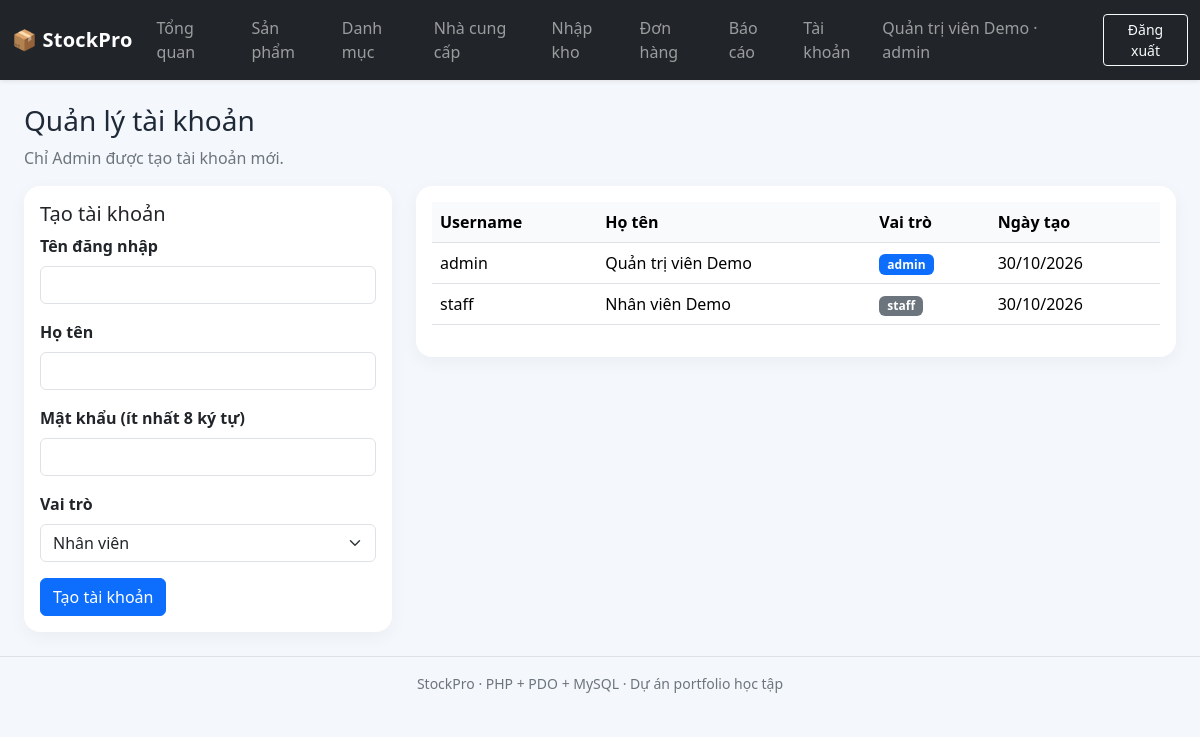
The app's page /public/users.php (signed in) with its own data.
### tables this page shows
CREATE TABLE users (
 id BIGINT UNSIGNED AUTO_INCREMENT PRIMARY KEY,
 username VARCHAR(40) NOT NULL UNIQUE,
 password_hash VARCHAR(255) NOT NULL,
 full_name VARCHAR(120) NOT NULL,
 role ENUM('admin','staff') NOT NULL DEFAULT 'staff',
 is_active TINYINT(1) NOT NULL DEFAULT 1,
 created_at TIMESTAMP NOT NULL DEFAULT CURRENT_TIMESTAMP
);

### app/helpers.php (called while the page is built, shortened)
<?php
function e(mixed $value): string {
    return htmlspecialchars((string)$value, ENT_QUOTES | ENT_SUBSTITUTE, 'UTF-8');
}
function current_user(): array { return $_SESSION['user'] ?? []; }

### public/users.php (the view, shortened to what this page needs)
<?php
require_once __DIR__.'/../config/config.php';require_once __DIR__.'/../app/helpers.php';require_role('admin');$pdo=db();
$rows=$pdo->query('SELECT id,username,full_name,role,is_active,created_at FROM users ORDER BY id')->fetchAll();$pageTitle='Tài khoản';require __DIR__.'/../app/layout/header.php';?>
<div class="page-heading mb-3"><div><h1 class="h3">Quản lý tài khoản</h1><p class="text-secondary mb-0">Chỉ Admin được tạo tài khoản mới.</p></div></div><div class="row g-4"><div class="col-12 col-lg-4"><div class="card"><div class="card-body"><h2 class="h5">Tạo tài khoản</h2><form method="post"><input type="hidden" name="csrf_token" value="<?=e(csrf_token())?>"><div class="mb-3"><label class="form-label">Tên đăng nhập</label><input name="username" class="form-control" minlength="3" maxlength="40" required></div><div class="mb-3"><label class="form-label">Họ tên</label><input name="full_name" class="form-control" required></div><div class="mb-3"><label class="form-label">Mật khẩu (ít nhất 8 ký tự)</label><input type="password" name="password" class="form-control" minlength="8" required></div><div class="mb-3"><label class="form-label">Vai trò</label><select name="role" class="form-select"><option value="staff">Nhân viên</option><option value="admin">Admin</option></select></div><button class="btn btn-primary">Tạo tài khoản</button></form></div></div></div><div class="col-12 col-lg-8"><div class="card"><div class="card-body"><div class="table-responsive"><table class="table"><thead><tr><th>Username</th><th>Họ tên</th><th>Vai trò</th><th>Ngày tạo</th></tr></thead><tbody><?php foreach($rows as $u):?><tr><td><?=e($u['username'])?></td><td><?=e($u['full_name'])?></td><td><span class="badge text-bg-<?=$u['role']==='admin'?'primary':'secondary'?>"><?=e($u['role'])?></span></td><td><?=e(date('d/m/Y',strtotime($u['created_at'])))?></td></tr><?php endforeach;?></tbody></table></div></div></div></div></div><?php require __DIR__.'/../app/layout/footer.php';?>

### app/layout/header.php (shortened to what this page needs)
<?php
require_once __DIR__ . '/../helpers.php';
$user = current_user();
?>
<!doctype html>
<html lang="vi">
<head>
<link href="https://cdn.jsdelivr.net/npm/bootstrap@5.3.3/dist/css/bootstrap.min.css" rel="stylesheet">
<link href="<?= e(BASE_URL) ?>/assets/app.css" rel="stylesheet">
</head>
<body>
<nav class="navbar navbar-expand-lg navbar-dark bg-dark shadow-sm">
 <div class="container-fluid">
  <a class="navbar-brand fw-bold" href="<?= e(BASE_URL) ?>/index.php">📦 StockPro</a>
  <div class="collapse navbar-collapse" id="navMain">
   <?php if ($user): ?>
   <ul class="navbar-nav me-auto">
    <li class="nav-item"><a class="nav-link" href="<?= e(BASE_URL) ?>/index.php">Tổng quan</a></li>
    <li class="nav-item"><a class="nav-link" href="<?= e(BASE_URL) ?>/products.php">Sản phẩm</a></li>
    <li class="nav-item"><a class="nav-link" href="<?= e(BASE_URL) ?>/categories.php">Danh mục</a></li>
    <li class="nav-item"><a class="nav-link" href="<?= e(BASE_URL) ?>/suppliers.php">Nhà cung cấp</a></li>
    <li class="nav-item"><a class="nav-link" href="<?= e(BASE_URL) ?>/purchases.php">Nhập kho</a></li>
    <li class="nav-item"><a class="nav-link" href="<?= e(BASE_URL) ?>/orders.php">Đơn hàng</a></li>
    <li class="nav-item"><a class="nav-link" href="<?= e(BASE_URL) ?>/reports.php">Báo cáo</a></li>
    <?php if ($user['role'] === 'admin'): ?><li class="nav-item"><a class="nav-link" href="<?= e(BASE_URL) ?>/users.php">Tài khoản</a></li><?php endif; ?>
   </ul>
   <span class="navbar-text me-3"><?= e($user['full_name']) ?> · <?= e($user['role']) ?></span>
   <form method="post" action="<?= e(BASE_URL) ?>/logout.php" class="d-flex">
    <button class="btn btn-outline-light btn-sm">Đăng xuất</button>
   </form>
   <?php endif; ?>
  </div>
 </div>
</nav>
<main class="container-fluid px-3 px-lg-4 py-4">

### public/assets/app.css (style rules this page uses)
body { background:#f4f7fb;color:#1f2937 }
.navbar-brand { letter-spacing:.2px }
.page-heading { display:flex;align-items:center;justify-content:space-between;gap:1rem;flex-wrap:wrap }
.card { border:0;border-radius:1rem;box-shadow:0 5px 18px rgba(22,34,51,.045) }
.table thead th { white-space:nowrap;background:#f8fafc }
.table td { vertical-align:middle }
.form-label { font-weight:600 }
.badge { letter-spacing:.1px }

### records on screen
users: full_name "Quản trị viên Demo", role "admin", username "admin", created_at "30/10/2026"
users: username "staff", full_name "Nhân viên Demo", role "staff", created_at "30/10/2026"
